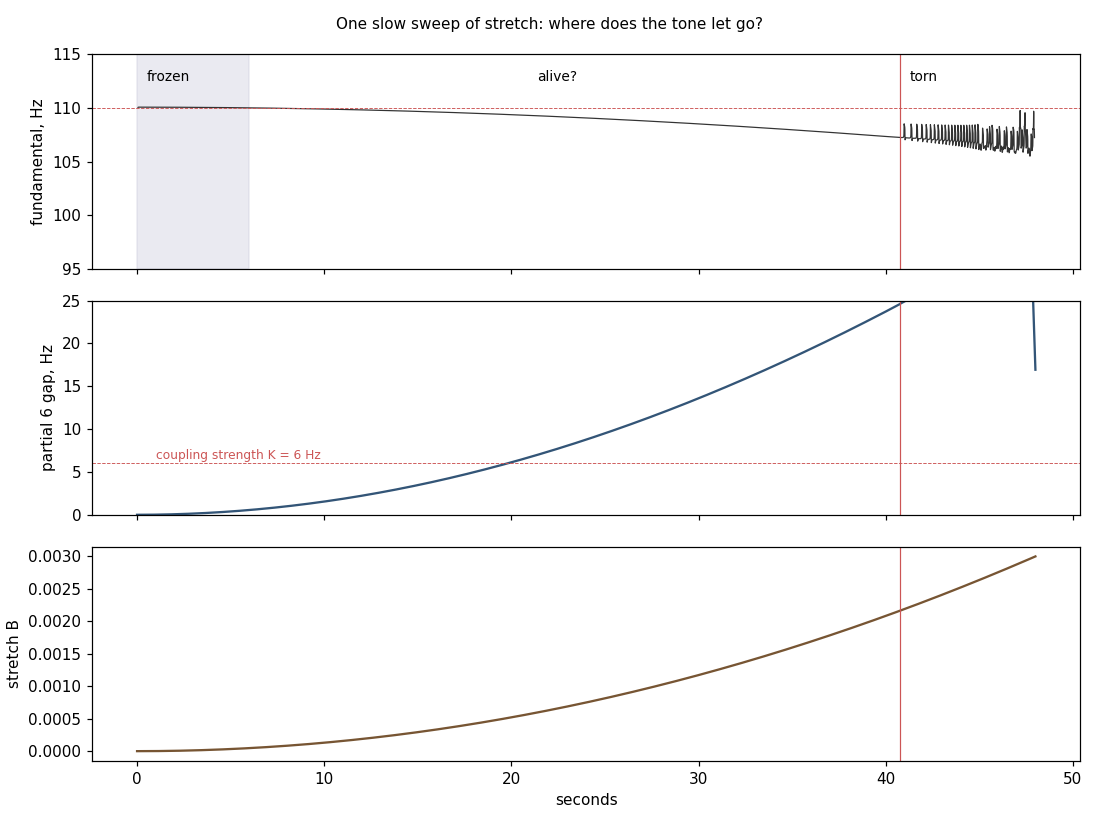

Write the Python code that produced this figure.
#!/usr/bin/env python3
"""The living zone: one slow sweep of stretch, B from 0 up past the break.
Same model as frustration.py, but each partial keeps its own phase p_n with
dp_n/dt = r_n(t) * dtheta/dt, so B can move smoothly without phase jumps.
Writes: sweep-with-voices.wav, sweep-singer-alone.wav (same singer, voices muted),
sweep.png, sweep-report.json."""
import numpy as np, json, matplotlib; matplotlib.use("Agg"); import matplotlib.pyplot as plt
from scipy.io import wavfile
SR, CR, F0, N, K, SECS = 44100, 4410, 110.0, 6, 6.0, 48.0
BMAX = 0.003
rng = np.random.default_rng(7); DET = 1 + rng.uniform(-0.004, 0.004, N)
n = np.arange(1, N+1); amp = 1/n
steps = int(SECS*CR); dt = 1/CR; t = np.arange(steps)/CR
B = BMAX * (t/SECS)**2                      # slow at the bottom, where the life is
p = n * 0.0; ph = rng.uniform(0, 1, N); w = n*F0*DET
P = np.empty((steps, N)); PH = np.empty((steps, N)); F = np.empty(steps); R6 = np.empty(steps)
for i in range(steps):
    r = n*np.sqrt(1 + B[i]*n**2)
    s = np.sin(2*np.pi*(ph - p))
    dth = F0 + K*(r*s).sum()
    p += r*dth*dt; ph += (w - K*s)*dt
    P[i] = p; PH[i] = ph; F[i] = dth; R6[i] = r[-1]
ta = np.arange(int(SECS*SR))/SR
env = np.minimum(1, np.minimum(ta/0.05, (SECS-ta)/0.5))
singer = sum(amp[k]*np.sin(2*np.pi*np.interp(ta, t, P[:, k])) for k in range(N))
voices = sum(amp[k]*np.sin(2*np.pi*np.interp(ta, t, PH[:, k])) for k in range(N))
def w16(name, y):
    y = y*env; y = y/np.abs(y).max()*0.85; wavfile.write(name, SR, (y*32767).astype(np.int16))
w16("sweep-with-voices.wav", 0.6*singer + 0.35*voices)
w16("sweep-singer-alone.wav", singer)
# where does it let go? rolling wobble of the fundamental over 0.5 s
win = int(0.5*CR); k = np.ones(win)/win
m = np.convolve(F, k, "same"); sd = np.sqrt(np.maximum(np.convolve(F**2, k, "same") - m**2, 0))
sd[:win] = 0; sd[-win:] = 0
brk = int(np.argmax(sd > 0.5))
gap6 = (R6 - 6)*m                            # how far partial 6 sits from its voice's harmonic, Hz
rep = dict(K_hz=K, B_max=BMAX, seconds=SECS,
           break_time_s=round(brk/CR, 2), break_B=round(float(B[brk]), 6),
           break_fundamental_hz=round(float(m[brk]), 2),
           break_partial6_gap_hz=round(float(gap6[brk]), 2),
           marks=[dict(t=s_, B=round(float(B[int(s_*CR)]), 6), fund=round(float(m[int(s_*CR)]), 2),
                       wobble=round(float(sd[int(s_*CR)]), 2), gap6=round(float(gap6[int(s_*CR)]), 2))
                  for s_ in (5, 10, 15, 20, 25, 30, 35, 40, 45)])
json.dump(rep, open("sweep-report.json", "w"), indent=1); print(json.dumps(rep, indent=1))
fig, ax = plt.subplots(3, 1, figsize=(10, 7.5), sharex=True)
fs = np.convolve(F, np.ones(220)/220, "same"); fs[:220] = np.nan; fs[-220:] = np.nan
ax[0].plot(t, fs, lw=.8, color="#333"); ax[0].axhline(110, color="#c55", ls="--", lw=.6)
ax[0].set_ylabel("fundamental, Hz"); ax[0].set_ylim(95, 115)
ax[1].plot(t, gap6, color="#357"); ax[1].axhline(K, color="#c55", ls="--", lw=.6)
ax[1].text(1, K+0.5, f"coupling strength K = {K:g} Hz", fontsize=8, color="#c55")
ax[1].set_ylabel("partial 6 gap, Hz"); ax[1].set_ylim(0, 25)
ax[2].plot(t, B, color="#753"); ax[2].set_ylabel("stretch B"); ax[2].set_xlabel("seconds")
for a in ax: a.axvline(brk/CR, color="#c55", lw=.8)
ax[0].axvspan(0, 6, color="#ccd", alpha=.4); ax[0].text(.5, 112.5, "frozen", fontsize=9)
ax[0].text(brk/CR + .5, 112.5, "torn", fontsize=9)
ax[0].text((6 + brk/CR)/2 - 2, 112.5, "alive?", fontsize=9)
fig.suptitle("One slow sweep of stretch: where does the tone let go?", fontsize=10)
fig.tight_layout(); fig.savefig("sweep.png", dpi=110)
